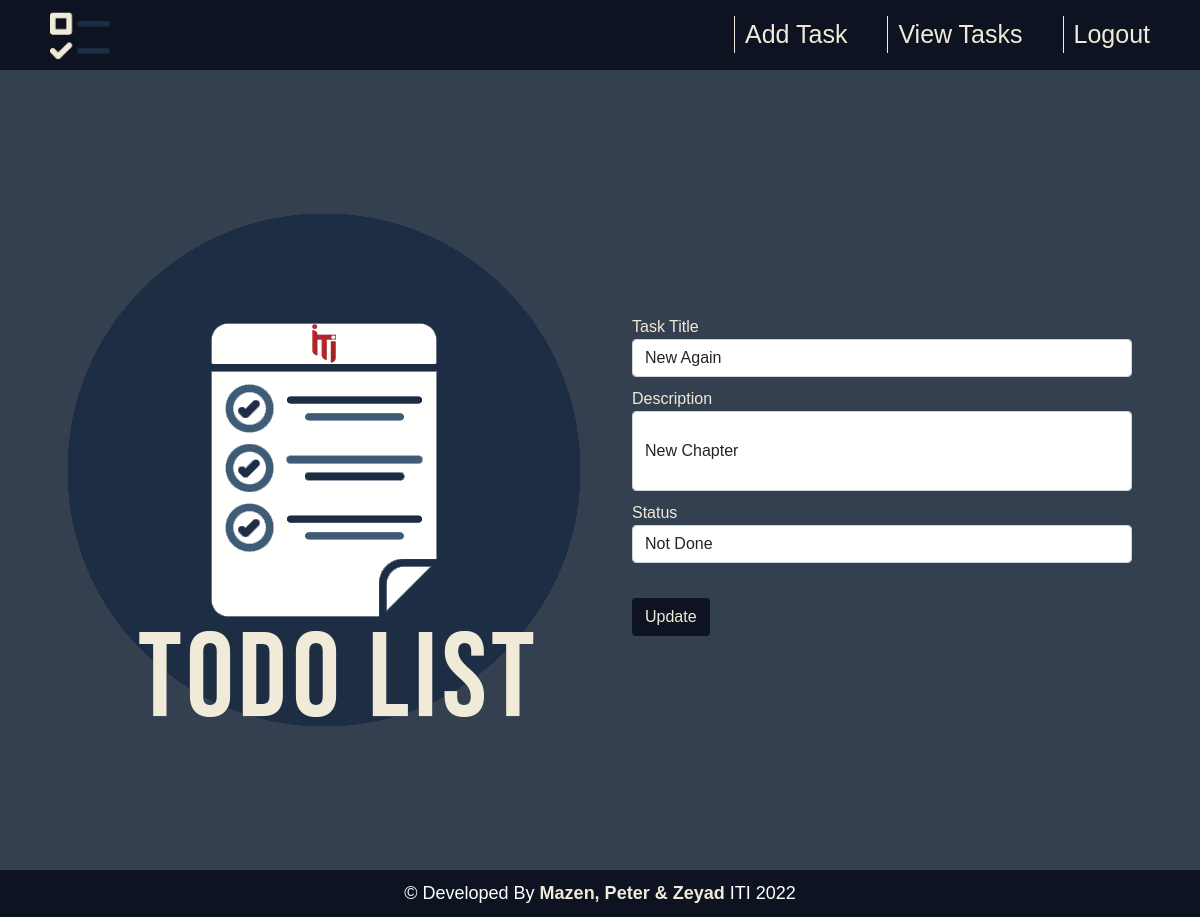
Screenshot of /updateTask/28 (signed in) with the database file from the repository.
### tables this page shows
CREATE TABLE "Task" (
                            Task_id INTEGER PRIMARY KEY AUTOINCREMENT,
                            Title   TEXT UNIQUE NOT NULL,
                            Describtion TEXT UNIQUE NOT NULL,
                            Status TEXT NOT NULL,
                            User_id INTEGER);

### app.py (the view)
@app.route("/updateTask/<int:id>", methods=['GET', 'POST'])
def updateTask(id=None):
    if request.method == "POST":
        taskTitle = request.form['title']
        description = request.form['description']
        status = request.form['status']
        update_task(taskTitle,description,status,id)
        return redirect(url_for('viewTasks'))
    task = retreive_task(id)
    return render_template('updateTask.html',task=task)

### app.py (called while the page is built)
@app.before_request
def before_request():
    g.user = None
    if 'user_id' in session:
        all_users = retreive_users()
        user = [x for x in all_users if x['User_id'] == session['user_id']][0]
        g.user = user

### db.py (called while the page is built)
def get_db():
    db = sqlite3.connect('TodoDB.sqlite',
                         detect_types=sqlite3.PARSE_DECLTYPES
                         )
    db.row_factory = sqlite3.Row
    return db

def retreive_users():
    connection = get_db().cursor()
    connection.execute("select * from User;")
    data = connection.fetchall()
    close_db(connection)
    return data

def retreive_task(id):
    connection = get_db().cursor()
    connection.execute(
        f"select * from Task WHERE task_id={id}")
    data = connection.fetchone()
    close_db(connection)
    return data

### templates/updateTask.html (shortened to what this page needs)
{% extends 'index-base.html' %}
{% block style %}
<link rel="stylesheet" href="../static/css/shared.css">
<link rel="stylesheet" href="../static/css/update-task.css">
{% endblock %}
{% block anchor %}
<a href="{{url_for('home')}}">
    <img src="../static/images/checklist.png" alt="ToDo Logo" class="logo">
</a>
{% endblock %}
{% block button1 %}
<li><a href="{{url_for('addTask')}}"> Add Task </a></li>
{% endblock %}
{% block button2 %}
<li><a href="{{url_for('viewTasks')}}"> View Tasks </a></li>
{% endblock %}
{% block button3 %}
<li><a href="{{url_for('index')}}"> Logout </a></li>
{% endblock %}
{% block content %}
<div class="container">
    <div class="content">
        <img src="../static/images/logo-img.png" class="logo" alt="">
        <form method="POST">
            <div class="form-group">
                <label for="exampleInputEmail1">Task Title</label>
                <input name="title" value="{{task.Title}}" type="text" class="form-control" id="exampleInputEmail1"
                    aria-describedby="emailHelp" required="required">
            </div>
            <div class="form-group">
                <label for="exampleInputEmail1">Description</label>
                <input name="description" value="{{task.Describtion}}" type="text" class="form-control" id="exampleInputEmail1"
                    aria-describedby="emailHelp" style="height:10vh ;" required="required">
            </div>
            <div class="form-group">
                <label for="exampleInputEmail1">Status</label>
                <input name="status" value="{{task.status}}" type="text" class="form-control" id="exampleInputEmail1"
                    aria-describedby="emailHelp" required="required">
            </div>
            <button type="submit" class="btn">Update</button>
        </form>
    </div>
</div>
{% endblock %}

### static/css/shared.css (style rules this page uses)
* { margin: 0; padding: 0; box-sizing: border-box; font-family: Arial, Helvetica, sans-serif; }
nav .logo { position: relative; max-width: 60px; }
nav ul li { list-style: none; }
nav ul li a { display: inline-block; color: #f0ebd8; font-size: 25px; font-weight: 400; margin-top: 15px; margin-left: 40px; padding-left: 10px; border-left: 1px solid #f0ebd8; text-decoration: none; }
.content { display: flex; align-items: center; justify-content: space-around; min-height: 100vh; background-color: #343F4F; }

### static/css/update-task.css (style rules this page uses)
body { background-color: #343F4F; }
form { color: #f0ebd8; width: 500px; }
.form-group { margin: 10px 0; }
.btn { color: #f0ebd8; margin-top: 25px; background-color: #0d1321; }

### rows the page displays
Task: title "New Again", description "New Chapter", status "Not Done"
